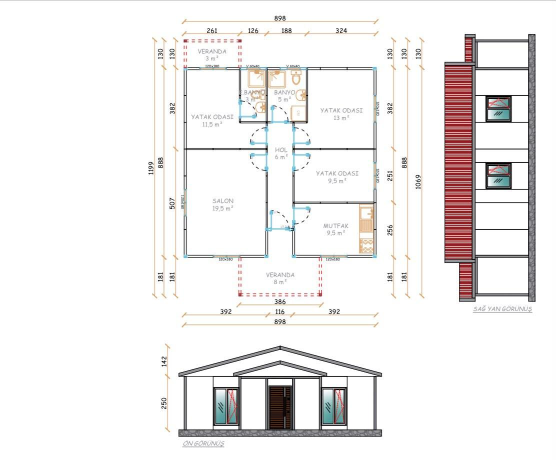
#> input picture araclar/kilavuz/girdi/ornek_cizim.jpeg, 1111 x 920 px (shown at 1/2 size)
$ python -i teklif_ihracat.py   (imports and definitions only)
#> lines starting #> are read from the running program, lines starting #| are printed output that depends on the picture; after the words box and inside, x2 and y2 are one past the last pixel; in counts of white or black regions, pixels touching at a corner belong together
"""İE-46 · İngilizce ihracat teklif ve satış onay formu (PDF). D-28: bu form yalnız bu komutla üretilir.

    python3 araclar/teklif_ihracat.py <girdi.json> [<girdi2.json> …] <çıktı klasörü> [--tarih GG.AA.YYYY] [--taslak]

Düzen standart çelik teklif formunun 01–05 düzenidir (Drive "ÇELİK - TEKLİF PORTATİFEV - YENİ.xlsx"), Türkçe prefabrik bayi formuyla
(`araclar/teklif_pdf.py`, M-14) aynı görünüşte; metinler İngilizce, sabitleri `kurallar/teklif/form_ihracat_en.json`'da. Malzeme listesi
(Ek-1) ve kat planı yoktur (Lokman, 23 Kasım 2026 17:56:49). 06 banka bilgisidir. Notlar ve imza bölümü isteğe bağlıdır; bölüm numaraları sırayla verilir. Tek sayfaya en çok %85 küçülerek sığmazsa bölüm sınırında ikinci sayfaya geçer.

Bütün proje değerleri girdiden gelir: müşteri, ürün, alan, fiyat ve para birimi, koşullar, 04'ün satırları, 05 (yoksa formun listesi),
satıcı, banka, logo. Girdi proje klasöründe durur, depoya girmez: IBAN ve telefon depoya yazılmaz. Birden çok girdi dosyası sırayla
birleşir (ör. içerik + banka); sonraki dosya üst düzey alanı ezer, sözlük alanları anahtar anahtar birleşir.

Değeri "acik" (ya da "acik …") olan ve boş zorunlu alan durur (ValueError): form uydurmaz. `--taslak` verilirse eksik değerler kırmızı
"TBD" yazılır, başlığa " · DRAFT" eklenir; bu çıktı müşteriye gitmez, yalnız önizlemedir.

Girdi alanları:
  kod            teklif kimliği (sağ üstte ve dosya adında)
  musteri        {"Customer", "Project", "Phone", "Address"} (form.json › musteri_satirlari)
  urun           02'deki ürün tanımı
  alan_m2        brüt alan, m² (02'de m² ve sq ft)
  miktar         adet (yoksa 1)
  fiyat          {"para_birimi": "USD", "tutar": birim fiyat, "kdv_orani": 0}
  kosullar       {"Delivery terms", "Delivery time", "Payment method"}; "Offer validity" isteğe bağlı (yoksa satır yok)
  teknik         [[satır adı, değer], …] (04, sırasıyla)
  kapsam_disi    [madde, …] (05; yoksa formun listesi)
  satici         satıcının unvanı (06'nın başında)
  banka          {"Bank", "Account holder", "Currency", "IBAN"}
  notlar         [[başlık, metin], …] isteğe bağlı; NOTES numaralı maddeler, başlık kalın; boşsa bölüm yok
  imza           true ise sonda APPROVAL: satıcı ve alıcı için ad, imza ve kaşe, tarih kutuları (isteğe bağlı)
  logo           logo dosyası (PNG/JPG); göreli yol girdi dosyasının klasörüne göre; yoksa firma adı yazı olarak
Not alanları (okunmaz): sema, aciklama, dil, *_kaynagi, teknik_acik, sorulacak.
"""
from __future__ import annotations

import argparse
import datetime as dt
import json
import sys
from pathlib import Path

KOK = Path(__file__).resolve().parents[1]
if str(KOK) not in sys.path:
    sys.path.insert(0, str(KOK))

from araclar.teklif_pdf import A4, CSS, KENAR, e  # noqa: E402  (aynı görünüş; teklif_pdf.py değişmez)

FORM = KOK / "kurallar" / "teklif" / "form_ihracat_en.json"
ALANLAR = {"kod", "musteri", "urun", "alan_m2", "miktar", "fiyat", "kosullar", "teknik", "kapsam_disi", "satici", "banka", "logo",
           "notlar", "imza"}
NOT_ALANLARI = {"sema", "aciklama", "dil", "teknik_acik", "sorulacak"}
FIYAT_ALANLARI = {"para_birimi", "tutar", "kdv_orani"}
SQFT = 10.763910416709722                      # 1 m² = 10,7639 sq ft (1 ft = 0,3048 m)
CSS_EK = """
.eksik { color: #b0161b; font-weight: bold; }
"""


def form_oku(yol: Path | str = FORM) -> dict:
    return json.loads(Path(yol).read_text(encoding="utf-8"))


# [8 lines left out: function acik_mi, not called in this run]


def para(x: float, birim: str) -> str:
    """İngilizce tutar: 45000 → "USD 45,000.00"."""
    return f"{birim} {float(x):,.2f}"


def sayi_en(x: float, basamak: int = 2) -> str:
    s = f"{float(x):,.{basamak}f}"
    return s.rstrip("0").rstrip(".") if "." in s else s


# [82 lines left out: functions girdi_birlestir, hazirla, not called in this run]


def _deger(v, form: dict) -> str:
    return f"<span class='eksik'>{e(form['eksik_yazisi'])}</span>" if v is None else e(v)


def _satir(ad: str, v, form: dict) -> str:
    return f"<tr><td style='width:130px' class='kalin'>{e(ad)}</td><td style='width:370px'>{_deger(v, form)}</td></tr>"


# [55 lines left out: functions _urun_tablosu, bas_html, _imza, bolumler, not called in this run]


def sayfa_html(D: dict, form: dict, tarih: str, logo_var: bool) -> str:
    """Formun bütün metni tek parça (başlık + bölümler)."""
    return bas_html(D, form, tarih, logo_var) + "".join(bolumler(D, form))


# [4 lines left out: function dosya_adi, not called in this run]


def logo_kirp(yol: Path, esik: int = 245, pay: int = 4) -> bytes:
    """Logonun beyaz kenarlarını kırpar (zemin beyaz, logo bant; Lokman'ın dosyası 591 × 591). Beyaza yakın (her kanal ≥ `esik`)
    olmayan piksellerin kutusu + `pay` piksel; kutu yoksa resim aynen. PNG baytı döndürür."""
#> called with yol = 'kilavuz/girdi/ornek_cizim.jpeg', esik = 245, pay = 4
    import io
    from PIL import Image
    with Image.open(yol) as r:
#> r is the input picture: PIL image 1111x920 RGB; mean R, G, B 240.7, 238.6, 238.1
        im = r.convert("RGB")
    maske = im.point(lambda v: 255 if v < esik else 0).convert("L").point(lambda v: 255 if v else 0)
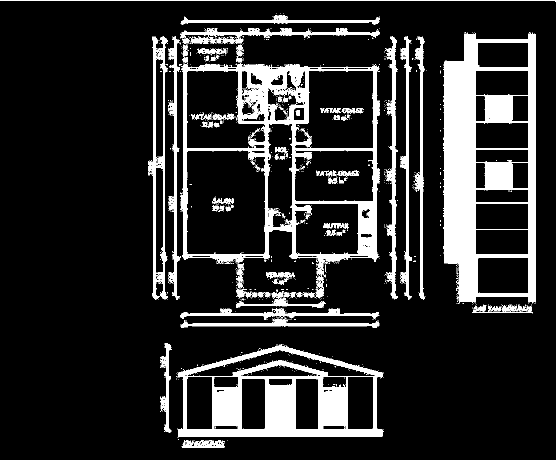
#> maske: PIL image 1111x920 L (shown at 1/2 size); 15.3% white; 1435 white regions (1330 under 20 px), largest, box (x1, y1, x2, y2) and area: (886, 66, 1072, 608) 49176, (360, 125, 760, 594) 31138, (355, 688, 766, 875) 29854
    kutu = maske.getbbox()
#> kutu = (0, 0, 1111, 896)
    if kutu:
        x0, y0, x1, y1 = kutu
#> x0 = 0; y0 = 0; x1 = 1111; y1 = 896
        im = im.crop((max(0, x0 - pay), max(0, y0 - pay), min(im.width, x1 + pay), min(im.height, y1 + pay)))
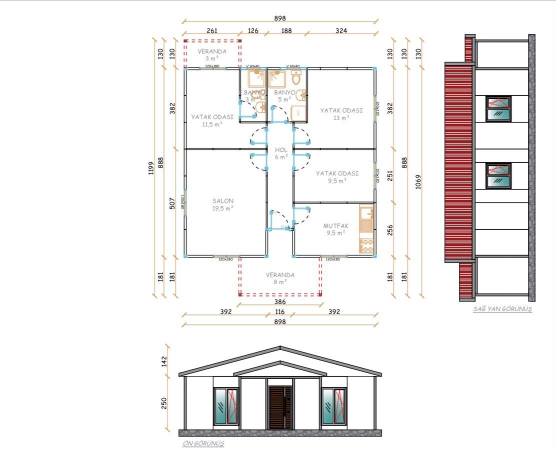
#> im: PIL image 1111x900 RGB (shown at 1/2 size); mean R, G, B 240.3, 238.3, 237.8
    b = io.BytesIO()
    im.save(b, format="PNG")
    return b.getvalue()


# [80 lines left out: functions sayfalara_bol, pdf_yaz, main, not called in this run]


# [2 lines not run here, left out]

>>> result = logo_kirp('kilavuz/girdi/ornek_cizim.jpeg')
